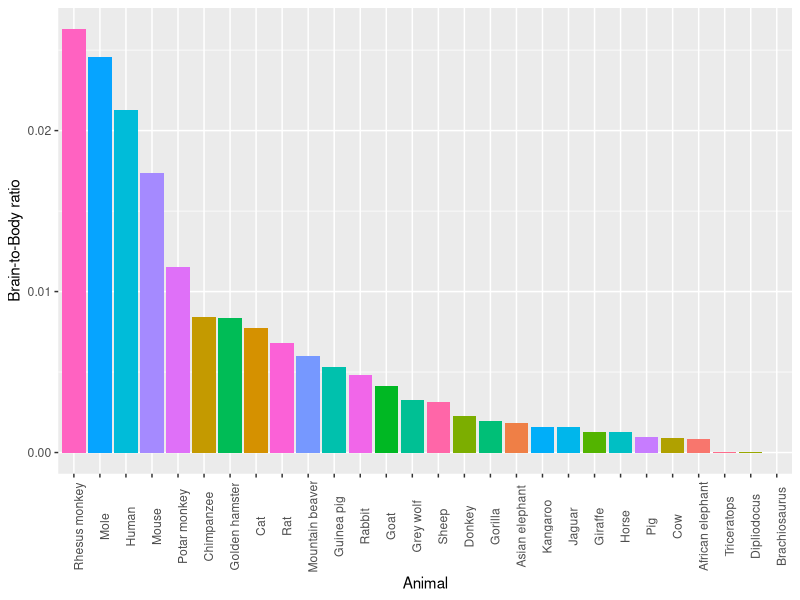

This figure's R source:
## ---- chunk 1
#| label: plot-barplot
#| eval: true
#| warning: false

# loading required packages
library(MASS)
library(ggplot2)

df <- Animals # assignment of 
df$brain_kg <- Animals$brain/1000 # converting brain weight to kg, as it's measured in grams in the dataset
df$brain_body_ratio <- df$brain_kg / df$body # calculate ratio
df$Animals <- as.factor(rownames(df)) # create separate column for animal names and specify as a factor, which will be used later for plotting purposes

# below code generates a bar plot of brain-to-body ratios in descending order
ggplot(data = df, aes(x=reorder(Animals,-brain_body_ratio),
                       y=brain_body_ratio, fill = Animals)) +
  geom_bar(stat = "identity", show.legend = FALSE) +
  labs(x="Animal",y="Brain-to-Body ratio") +
  theme(axis.text.x = element_text(angle=90))
